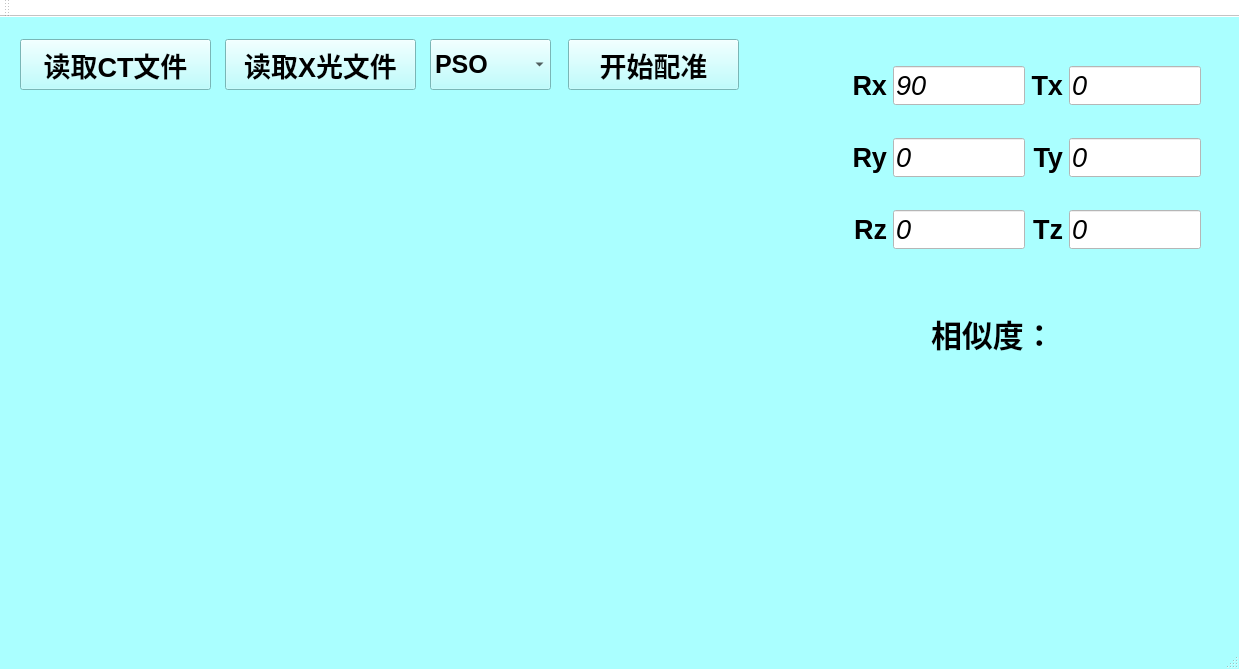
<?xml version="1.0" encoding="UTF-8"?>
<ui version="4.0">
 <class>MainWindowClass</class>
 <widget class="QMainWindow" name="MainWindowClass">
  <property name="windowModality">
   <enum>Qt::ApplicationModal</enum>
  </property>
  <property name="geometry">
   <rect>
    <x>0</x>
    <y>0</y>
    <width>1239</width>
    <height>669</height>
   </rect>
  </property>
  <property name="palette">
   <palette>
    <active>
     <colorrole role="Light">
      <brush brushstyle="SolidPattern">
       <color alpha="255">
        <red>170</red>
        <green>255</green>
        <blue>255</blue>
       </color>
      </brush>
     </colorrole>
     <colorrole role="Base">
      <brush brushstyle="SolidPattern">
       <color alpha="255">
        <red>255</red>
        <green>255</green>
        <blue>255</blue>
       </color>
      </brush>
     </colorrole>
     <colorrole role="Window">
      <brush brushstyle="SolidPattern">
       <color alpha="255">
        <red>170</red>
        <green>255</green>
        <blue>255</blue>
       </color>
      </brush>
     </colorrole>
    </active>
    <inactive>
     <colorrole role="Light">
      <brush brushstyle="SolidPattern">
       <color alpha="255">
        <red>170</red>
        <green>255</green>
        <blue>255</blue>
       </color>
      </brush>
     </colorrole>
     <colorrole role="Base">
      <brush brushstyle="SolidPattern">
       <color alpha="255">
        <red>255</red>
        <green>255</green>
        <blue>255</blue>
       </color>
      </brush>
     </colorrole>
     <colorrole role="Window">
      <brush brushstyle="SolidPattern">
       <color alpha="255">
        <red>170</red>
        <green>255</green>
        <blue>255</blue>
       </color>
      </brush>
     </colorrole>
    </inactive>
    <disabled>
     <colorrole role="Light">
      <brush brushstyle="SolidPattern">
       <color alpha="255">
        <red>170</red>
        <green>255</green>
        <blue>255</blue>
       </color>
      </brush>
     </colorrole>
     <colorrole role="Base">
      <brush brushstyle="SolidPattern">
       <color alpha="255">
        <red>170</red>
        <green>255</green>
        <blue>255</blue>
       </color>
      </brush>
     </colorrole>
     <colorrole role="Window">
      <brush brushstyle="SolidPattern">
       <color alpha="255">
        <red>170</red>
        <green>255</green>
        <blue>255</blue>
       </color>
      </brush>
     </colorrole>
    </disabled>
   </palette>
  </property>
  <property name="windowTitle">
   <string>杭州师范大学医学影像配准程序</string>
  </property>
  <widget class="QWidget" name="centralWidget">
   <property name="minimumSize">
    <size>
     <width>1200</width>
     <height>500</height>
    </size>
   </property>
   <layout class="QHBoxLayout" name="horizontalLayout">
    <item>
     <widget class="QWidget" name="widget" native="true">
      <property name="enabled">
       <bool>true</bool>
      </property>
      <widget class="QWidget" name="paraWidget" native="true">
       <property name="geometry">
        <rect>
         <x>830</x>
         <y>0</y>
         <width>371</width>
         <height>261</height>
        </rect>
       </property>
       <property name="palette">
        <palette>
         <active>
          <colorrole role="Light">
           <brush brushstyle="SolidPattern">
            <color alpha="255">
             <red>255</red>
             <green>255</green>
             <blue>255</blue>
            </color>
           </brush>
          </colorrole>
          <colorrole role="Base">
           <brush brushstyle="SolidPattern">
            <color alpha="255">
             <red>255</red>
             <green>255</green>
             <blue>255</blue>
            </color>
           </brush>
          </colorrole>
          <colorrole role="Window">
           <brush brushstyle="SolidPattern">
            <color alpha="255">
             <red>255</red>
             <green>255</green>
             <blue>255</blue>
            </color>
           </brush>
          </colorrole>
         </active>
         <inactive>
          <colorrole role="Light">
           <brush brushstyle="SolidPattern">
            <color alpha="255">
             <red>255</red>
             <green>255</green>
             <blue>255</blue>
            </color>
           </brush>
          </colorrole>
          <colorrole role="Base">
           <brush brushstyle="SolidPattern">
            <color alpha="255">
             <red>255</red>
             <green>255</green>
             <blue>255</blue>
            </color>
           </brush>
          </colorrole>
          <colorrole role="Window">
           <brush brushstyle="SolidPattern">
            <color alpha="255">
             <red>255</red>
             <green>255</green>
             <blue>255</blue>
            </color>
           </brush>
          </colorrole>
         </inactive>
         <disabled>
          <colorrole role="Light">
           <brush brushstyle="SolidPattern">
            <color alpha="255">
             <red>255</red>
             <green>255</green>
             <blue>255</blue>
            </color>
           </brush>
          </colorrole>
          <colorrole role="Base">
           <brush brushstyle="SolidPattern">
            <color alpha="255">
             <red>255</red>
             <green>255</green>
             <blue>255</blue>
            </color>
           </brush>
          </colorrole>
          <colorrole role="Window">
           <brush brushstyle="SolidPattern">
            <color alpha="255">
             <red>255</red>
             <green>255</green>
             <blue>255</blue>
            </color>
           </brush>
          </colorrole>
         </disabled>
        </palette>
       </property>
       <layout class="QGridLayout" name="gridLayout">
        <item row="0" column="3">
         <widget class="QLineEdit" name="tx">
          <property name="font">
           <font>
            <pointsize>20</pointsize>
            <weight>50</weight>
            <italic>true</italic>
            <bold>false</bold>
           </font>
          </property>
          <property name="text">
           <string>0</string>
          </property>
         </widget>
        </item>
        <item row="2" column="2">
         <widget class="QLabel" name="label_tz">
          <property name="font">
           <font>
            <pointsize>20</pointsize>
            <weight>75</weight>
            <bold>true</bold>
           </font>
          </property>
          <property name="text">
           <string>Tz</string>
          </property>
          <property name="alignment">
           <set>Qt::AlignRight|Qt::AlignTrailing|Qt::AlignVCenter</set>
          </property>
         </widget>
        </item>
        <item row="0" column="2">
         <widget class="QLabel" name="label_tx">
          <property name="font">
           <font>
            <pointsize>20</pointsize>
            <weight>75</weight>
            <bold>true</bold>
           </font>
          </property>
          <property name="text">
           <string>Tx</string>
          </property>
          <property name="alignment">
           <set>Qt::AlignRight|Qt::AlignTrailing|Qt::AlignVCenter</set>
          </property>
         </widget>
        </item>
        <item row="1" column="2">
         <widget class="QLabel" name="label_ty">
          <property name="font">
           <font>
            <pointsize>20</pointsize>
            <weight>75</weight>
            <bold>true</bold>
           </font>
          </property>
          <property name="text">
           <string>Ty</string>
          </property>
          <property name="alignment">
           <set>Qt::AlignRight|Qt::AlignTrailing|Qt::AlignVCenter</set>
          </property>
         </widget>
        </item>
        <item row="2" column="0">
         <widget class="QLabel" name="label_rz">
          <property name="font">
           <font>
            <pointsize>20</pointsize>
            <weight>75</weight>
            <bold>true</bold>
           </font>
          </property>
          <property name="text">
           <string>Rz</string>
          </property>
          <property name="alignment">
           <set>Qt::AlignRight|Qt::AlignTrailing|Qt::AlignVCenter</set>
          </property>
         </widget>
        </item>
        <item row="1" column="1">
         <widget class="QLineEdit" name="ry">
          <property name="font">
           <font>
            <pointsize>20</pointsize>
            <weight>50</weight>
            <italic>true</italic>
            <bold>false</bold>
           </font>
          </property>
          <property name="text">
           <string>0</string>
          </property>
         </widget>
        </item>
        <item row="0" column="0">
         <widget class="QLabel" name="label_rx">
          <property name="font">
           <font>
            <pointsize>20</pointsize>
            <weight>75</weight>
            <bold>true</bold>
           </font>
          </property>
          <property name="text">
           <string>Rx</string>
          </property>
          <property name="alignment">
           <set>Qt::AlignRight|Qt::AlignTrailing|Qt::AlignVCenter</set>
          </property>
         </widget>
        </item>
        <item row="1" column="3">
         <widget class="QLineEdit" name="ty">
          <property name="font">
           <font>
            <pointsize>20</pointsize>
            <weight>50</weight>
            <italic>true</italic>
            <bold>false</bold>
           </font>
          </property>
          <property name="text">
           <string>0</string>
          </property>
         </widget>
        </item>
        <item row="0" column="1">
         <widget class="QLineEdit" name="rx">
          <property name="enabled">
           <bool>true</bool>
          </property>
          <property name="font">
           <font>
            <pointsize>20</pointsize>
            <weight>50</weight>
            <italic>true</italic>
            <bold>false</bold>
           </font>
          </property>
          <property name="text">
           <string>90</string>
          </property>
          <property name="clearButtonEnabled">
           <bool>false</bool>
          </property>
         </widget>
        </item>
        <item row="1" column="0">
         <widget class="QLabel" name="label_ry">
          <property name="font">
           <font>
            <pointsize>20</pointsize>
            <weight>75</weight>
            <bold>true</bold>
           </font>
          </property>
          <property name="text">
           <string>Ry</string>
          </property>
          <property name="alignment">
           <set>Qt::AlignRight|Qt::AlignTrailing|Qt::AlignVCenter</set>
          </property>
         </widget>
        </item>
        <item row="2" column="1">
         <widget class="QLineEdit" name="rz">
          <property name="font">
           <font>
            <pointsize>20</pointsize>
            <weight>50</weight>
            <italic>true</italic>
            <bold>false</bold>
           </font>
          </property>
          <property name="text">
           <string>0</string>
          </property>
         </widget>
        </item>
        <item row="2" column="3">
         <widget class="QLineEdit" name="tz">
          <property name="font">
           <font>
            <pointsize>20</pointsize>
            <weight>50</weight>
            <italic>true</italic>
            <bold>false</bold>
           </font>
          </property>
          <property name="text">
           <string>0</string>
          </property>
         </widget>
        </item>
       </layout>
      </widget>
      <widget class="QLabel" name="label_similarity">
       <property name="geometry">
        <rect>
         <x>870</x>
         <y>340</y>
         <width>291</width>
         <height>141</height>
        </rect>
       </property>
       <property name="font">
        <font>
         <pointsize>27</pointsize>
         <weight>75</weight>
         <bold>true</bold>
        </font>
       </property>
       <property name="text">
        <string/>
       </property>
      </widget>
      <widget class="QLabel" name="similarity">
       <property name="geometry">
        <rect>
         <x>920</x>
         <y>280</y>
         <width>181</width>
         <height>51</height>
        </rect>
       </property>
       <property name="font">
        <font>
         <pointsize>23</pointsize>
         <weight>75</weight>
         <bold>true</bold>
        </font>
       </property>
       <property name="text">
        <string>相似度：</string>
       </property>
      </widget>
      <widget class="QWidget" name="mainWidget" native="true">
       <property name="geometry">
        <rect>
         <x>0</x>
         <y>0</y>
         <width>831</width>
         <height>121</height>
        </rect>
       </property>
       <widget class="QPushButton" name="btn_registration">
        <property name="geometry">
         <rect>
          <x>557</x>
          <y>11</y>
          <width>171</width>
          <height>51</height>
         </rect>
        </property>
        <property name="palette">
         <palette>
          <active>
           <colorrole role="Button">
            <brush brushstyle="SolidPattern">
             <color alpha="255">
              <red>170</red>
              <green>255</green>
              <blue>255</blue>
             </color>
            </brush>
           </colorrole>
           <colorrole role="Midlight">
            <brush brushstyle="SolidPattern">
             <color alpha="255">
              <red>170</red>
              <green>255</green>
              <blue>255</blue>
             </color>
            </brush>
           </colorrole>
           <colorrole role="BrightText">
            <brush brushstyle="SolidPattern">
             <color alpha="255">
              <red>170</red>
              <green>255</green>
              <blue>255</blue>
             </color>
            </brush>
           </colorrole>
           <colorrole role="Base">
            <brush brushstyle="SolidPattern">
             <color alpha="255">
              <red>170</red>
              <green>255</green>
              <blue>255</blue>
             </color>
            </brush>
           </colorrole>
           <colorrole role="Window">
            <brush brushstyle="SolidPattern">
             <color alpha="255">
              <red>170</red>
              <green>255</green>
              <blue>255</blue>
             </color>
            </brush>
           </colorrole>
           <colorrole role="HighlightedText">
            <brush brushstyle="SolidPattern">
             <color alpha="255">
              <red>170</red>
              <green>255</green>
              <blue>255</blue>
             </color>
            </brush>
           </colorrole>
           <colorrole role="AlternateBase">
            <brush brushstyle="SolidPattern">
             <color alpha="255">
              <red>170</red>
              <green>255</green>
              <blue>255</blue>
             </color>
            </brush>
           </colorrole>
          </active>
          <inactive>
           <colorrole role="Button">
            <brush brushstyle="SolidPattern">
             <color alpha="255">
              <red>170</red>
              <green>255</green>
              <blue>255</blue>
             </color>
            </brush>
           </colorrole>
           <colorrole role="Midlight">
            <brush brushstyle="SolidPattern">
             <color alpha="255">
              <red>170</red>
              <green>255</green>
              <blue>255</blue>
             </color>
            </brush>
           </colorrole>
           <colorrole role="BrightText">
            <brush brushstyle="SolidPattern">
             <color alpha="255">
              <red>170</red>
              <green>255</green>
              <blue>255</blue>
             </color>
            </brush>
           </colorrole>
           <colorrole role="Base">
            <brush brushstyle="SolidPattern">
             <color alpha="255">
              <red>170</red>
              <green>255</green>
              <blue>255</blue>
             </color>
            </brush>
           </colorrole>
           <colorrole role="Window">
            <brush brushstyle="SolidPattern">
             <color alpha="255">
              <red>170</red>
              <green>255</green>
              <blue>255</blue>
             </color>
            </brush>
           </colorrole>
           <colorrole role="HighlightedText">
            <brush brushstyle="SolidPattern">
             <color alpha="255">
              <red>170</red>
              <green>255</green>
              <blue>255</blue>
             </color>
            </brush>
           </colorrole>
           <colorrole role="AlternateBase">
            <brush brushstyle="SolidPattern">
             <color alpha="255">
              <red>170</red>
              <green>255</green>
              <blue>255</blue>
             </color>
            </brush>
           </colorrole>
          </inactive>
          <disabled>
           <colorrole role="Button">
            <brush brushstyle="SolidPattern">
             <color alpha="255">
              <red>170</red>
              <green>255</green>
              <blue>255</blue>
             </color>
            </brush>
           </colorrole>
           <colorrole role="Midlight">
            <brush brushstyle="SolidPattern">
             <color alpha="255">
              <red>170</red>
              <green>255</green>
              <blue>255</blue>
             </color>
            </brush>
           </colorrole>
           <colorrole role="BrightText">
            <brush brushstyle="SolidPattern">
             <color alpha="255">
              <red>170</red>
              <green>255</green>
              <blue>255</blue>
             </color>
            </brush>
           </colorrole>
           <colorrole role="Base">
            <brush brushstyle="SolidPattern">
             <color alpha="255">
              <red>170</red>
              <green>255</green>
              <blue>255</blue>
             </color>
            </brush>
           </colorrole>
           <colorrole role="Window">
            <brush brushstyle="SolidPattern">
             <color alpha="255">
              <red>170</red>
              <green>255</green>
              <blue>255</blue>
             </color>
            </brush>
           </colorrole>
           <colorrole role="HighlightedText">
            <brush brushstyle="SolidPattern">
             <color alpha="255">
              <red>170</red>
              <green>255</green>
              <blue>255</blue>
             </color>
            </brush>
           </colorrole>
           <colorrole role="AlternateBase">
            <brush brushstyle="SolidPattern">
             <color alpha="255">
              <red>170</red>
              <green>255</green>
              <blue>255</blue>
             </color>
            </brush>
           </colorrole>
          </disabled>
         </palette>
        </property>
        <property name="font">
         <font>
          <pointsize>20</pointsize>
          <weight>75</weight>
          <bold>true</bold>
         </font>
        </property>
        <property name="text">
         <string>开始配准</string>
        </property>
       </widget>
       <widget class="QComboBox" name="box_algorithm">
        <property name="geometry">
         <rect>
          <x>419</x>
          <y>11</y>
          <width>121</width>
          <height>51</height>
         </rect>
        </property>
        <property name="palette">
         <palette>
          <active>
           <colorrole role="Button">
            <brush brushstyle="SolidPattern">
             <color alpha="255">
              <red>170</red>
              <green>255</green>
              <blue>255</blue>
             </color>
            </brush>
           </colorrole>
           <colorrole role="Base">
            <brush brushstyle="SolidPattern">
             <color alpha="255">
              <red>170</red>
              <green>255</green>
              <blue>255</blue>
             </color>
            </brush>
           </colorrole>
           <colorrole role="AlternateBase">
            <brush brushstyle="SolidPattern">
             <color alpha="255">
              <red>170</red>
              <green>255</green>
              <blue>255</blue>
             </color>
            </brush>
           </colorrole>
          </active>
          <inactive>
           <colorrole role="Button">
            <brush brushstyle="SolidPattern">
             <color alpha="255">
              <red>170</red>
              <green>255</green>
              <blue>255</blue>
             </color>
            </brush>
           </colorrole>
           <colorrole role="Base">
            <brush brushstyle="SolidPattern">
             <color alpha="255">
              <red>170</red>
              <green>255</green>
              <blue>255</blue>
             </color>
            </brush>
           </colorrole>
           <colorrole role="AlternateBase">
            <brush brushstyle="SolidPattern">
             <color alpha="255">
              <red>170</red>
              <green>255</green>
              <blue>255</blue>
             </color>
            </brush>
           </colorrole>
          </inactive>
          <disabled>
           <colorrole role="Button">
            <brush brushstyle="SolidPattern">
             <color alpha="255">
              <red>170</red>
              <green>255</green>
              <blue>255</blue>
             </color>
            </brush>
           </colorrole>
           <colorrole role="Base">
            <brush brushstyle="SolidPattern">
             <color alpha="255">
              <red>224</red>
              <green>243</green>
              <blue>241</blue>
             </color>
            </brush>
           </colorrole>
           <colorrole role="AlternateBase">
            <brush brushstyle="SolidPattern">
             <color alpha="255">
              <red>170</red>
              <green>255</green>
              <blue>255</blue>
             </color>
            </brush>
           </colorrole>
          </disabled>
         </palette>
        </property>
        <property name="font">
         <font>
          <pointsize>19</pointsize>
          <weight>75</weight>
          <bold>true</bold>
         </font>
        </property>
        <property name="currentText">
         <string>PSO</string>
        </property>
        <item>
         <property name="text">
          <string>PSO</string>
         </property>
        </item>
        <item>
         <property name="text">
          <string>EO</string>
         </property>
        </item>
        <item>
         <property name="text">
          <string>DE</string>
         </property>
        </item>
       </widget>
       <widget class="QPushButton" name="btn_openX">
        <property name="geometry">
         <rect>
          <x>214</x>
          <y>11</y>
          <width>191</width>
          <height>51</height>
         </rect>
        </property>
        <property name="palette">
         <palette>
          <active>
           <colorrole role="Button">
            <brush brushstyle="SolidPattern">
             <color alpha="255">
              <red>170</red>
              <green>255</green>
              <blue>255</blue>
             </color>
            </brush>
           </colorrole>
           <colorrole role="Base">
            <brush brushstyle="SolidPattern">
             <color alpha="255">
              <red>170</red>
              <green>255</green>
              <blue>255</blue>
             </color>
            </brush>
           </colorrole>
           <colorrole role="AlternateBase">
            <brush brushstyle="SolidPattern">
             <color alpha="255">
              <red>170</red>
              <green>255</green>
              <blue>255</blue>
             </color>
            </brush>
           </colorrole>
          </active>
          <inactive>
           <colorrole role="Button">
            <brush brushstyle="SolidPattern">
             <color alpha="255">
              <red>170</red>
              <green>255</green>
              <blue>255</blue>
             </color>
            </brush>
           </colorrole>
           <colorrole role="Base">
            <brush brushstyle="SolidPattern">
             <color alpha="255">
              <red>170</red>
              <green>255</green>
              <blue>255</blue>
             </color>
            </brush>
           </colorrole>
           <colorrole role="AlternateBase">
            <brush brushstyle="SolidPattern">
             <color alpha="255">
              <red>170</red>
              <green>255</green>
              <blue>255</blue>
             </color>
            </brush>
           </colorrole>
          </inactive>
          <disabled>
           <colorrole role="Button">
            <brush brushstyle="SolidPattern">
             <color alpha="255">
              <red>170</red>
              <green>255</green>
              <blue>255</blue>
             </color>
            </brush>
           </colorrole>
           <colorrole role="Base">
            <brush brushstyle="SolidPattern">
             <color alpha="255">
              <red>224</red>
              <green>243</green>
              <blue>241</blue>
             </color>
            </brush>
           </colorrole>
           <colorrole role="AlternateBase">
            <brush brushstyle="SolidPattern">
             <color alpha="255">
              <red>170</red>
              <green>255</green>
              <blue>255</blue>
             </color>
            </brush>
           </colorrole>
          </disabled>
         </palette>
        </property>
        <property name="font">
         <font>
          <pointsize>20</pointsize>
          <weight>75</weight>
          <bold>true</bold>
         </font>
        </property>
        <property name="text">
         <string>读取X光文件</string>
        </property>
       </widget>
       <widget class="QPushButton" name="btn_openCT">
        <property name="geometry">
         <rect>
          <x>9</x>
          <y>11</y>
          <width>191</width>
          <height>51</height>
         </rect>
        </property>
        <property name="palette">
         <palette>
          <active>
           <colorrole role="Button">
            <brush brushstyle="SolidPattern">
             <color alpha="255">
              <red>170</red>
              <green>255</green>
              <blue>255</blue>
             </color>
            </brush>
           </colorrole>
           <colorrole role="Base">
            <brush brushstyle="SolidPattern">
             <color alpha="255">
              <red>170</red>
              <green>255</green>
              <blue>255</blue>
             </color>
            </brush>
           </colorrole>
           <colorrole role="AlternateBase">
            <brush brushstyle="SolidPattern">
             <color alpha="255">
              <red>170</red>
              <green>255</green>
              <blue>255</blue>
             </color>
            </brush>
           </colorrole>
          </active>
          <inactive>
           <colorrole role="Button">
            <brush brushstyle="SolidPattern">
             <color alpha="255">
              <red>170</red>
              <green>255</green>
              <blue>255</blue>
             </color>
            </brush>
           </colorrole>
           <colorrole role="Base">
            <brush brushstyle="SolidPattern">
             <color alpha="255">
              <red>170</red>
              <green>255</green>
              <blue>255</blue>
             </color>
            </brush>
           </colorrole>
           <colorrole role="AlternateBase">
            <brush brushstyle="SolidPattern">
             <color alpha="255">
              <red>170</red>
              <green>255</green>
              <blue>255</blue>
             </color>
            </brush>
           </colorrole>
          </inactive>
          <disabled>
           <colorrole role="Button">
            <brush brushstyle="SolidPattern">
             <color alpha="255">
              <red>170</red>
              <green>255</green>
              <blue>255</blue>
             </color>
            </brush>
           </colorrole>
           <colorrole role="Base">
            <brush brushstyle="SolidPattern">
             <color alpha="255">
              <red>224</red>
              <green>243</green>
              <blue>241</blue>
             </color>
            </brush>
           </colorrole>
           <colorrole role="AlternateBase">
            <brush brushstyle="SolidPattern">
             <color alpha="255">
              <red>170</red>
              <green>255</green>
              <blue>255</blue>
             </color>
            </brush>
           </colorrole>
          </disabled>
         </palette>
        </property>
        <property name="font">
         <font>
          <pointsize>20</pointsize>
          <weight>75</weight>
          <bold>true</bold>
         </font>
        </property>
        <property name="text">
         <string>读取CT文件</string>
        </property>
       </widget>
      </widget>
      <widget class="QWidget" name="imgWidget" native="true">
       <property name="geometry">
        <rect>
         <x>10</x>
         <y>130</y>
         <width>821</width>
         <height>541</height>
        </rect>
       </property>
       <property name="palette">
        <palette>
         <active>
          <colorrole role="Button">
           <brush brushstyle="SolidPattern">
            <color alpha="255">
             <red>0</red>
             <green>0</green>
             <blue>0</blue>
            </color>
           </brush>
          </colorrole>
          <colorrole role="Light">
           <brush brushstyle="SolidPattern">
            <color alpha="255">
             <red>0</red>
             <green>0</green>
             <blue>0</blue>
            </color>
           </brush>
          </colorrole>
          <colorrole role="Midlight">
           <brush brushstyle="SolidPattern">
            <color alpha="255">
             <red>0</red>
             <green>0</green>
             <blue>0</blue>
            </color>
           </brush>
          </colorrole>
          <colorrole role="BrightText">
           <brush brushstyle="SolidPattern">
            <color alpha="255">
             <red>0</red>
             <green>0</green>
             <blue>0</blue>
            </color>
           </brush>
          </colorrole>
          <colorrole role="Base">
           <brush brushstyle="SolidPattern">
            <color alpha="255">
             <red>50</red>
             <green>50</green>
             <blue>50</blue>
            </color>
           </brush>
          </colorrole>
          <colorrole role="Window">
           <brush brushstyle="SolidPattern">
            <color alpha="255">
             <red>34</red>
             <green>34</green>
             <blue>34</blue>
            </color>
           </brush>
          </colorrole>
          <colorrole role="AlternateBase">
           <brush brushstyle="SolidPattern">
            <color alpha="255">
             <red>0</red>
             <green>0</green>
             <blue>0</blue>
            </color>
           </brush>
          </colorrole>
         </active>
         <inactive>
          <colorrole role="Button">
           <brush brushstyle="SolidPattern">
            <color alpha="255">
             <red>0</red>
             <green>0</green>
             <blue>0</blue>
            </color>
           </brush>
          </colorrole>
          <colorrole role="Light">
           <brush brushstyle="SolidPattern">
            <color alpha="255">
             <red>0</red>
             <green>0</green>
             <blue>0</blue>
            </color>
           </brush>
          </colorrole>
          <colorrole role="Midlight">
           <brush brushstyle="SolidPattern">
            <color alpha="255">
             <red>0</red>
             <green>0</green>
             <blue>0</blue>
            </color>
           </brush>
          </colorrole>
          <colorrole role="BrightText">
           <brush brushstyle="SolidPattern">
            <color alpha="255">
             <red>0</red>
             <green>0</green>
             <blue>0</blue>
            </color>
           </brush>
          </colorrole>
          <colorrole role="Base">
           <brush brushstyle="SolidPattern">
            <color alpha="255">
             <red>50</red>
             <green>50</green>
             <blue>50</blue>
            </color>
           </brush>
          </colorrole>
          <colorrole role="Window">
           <brush brushstyle="SolidPattern">
            <color alpha="255">
             <red>34</red>
             <green>34</green>
             <blue>34</blue>
            </color>
           </brush>
          </colorrole>
          <colorrole role="AlternateBase">
           <brush brushstyle="SolidPattern">
            <color alpha="255">
             <red>0</red>
             <green>0</green>
             <blue>0</blue>
            </color>
           </brush>
          </colorrole>
         </inactive>
         <disabled>
          <colorrole role="Button">
           <brush brushstyle="SolidPattern">
            <color alpha="255">
             <red>0</red>
             <green>0</green>
             <blue>0</blue>
            </color>
           </brush>
          </colorrole>
          <colorrole role="Light">
           <brush brushstyle="SolidPattern">
            <color alpha="255">
             <red>0</red>
             <green>0</green>
             <blue>0</blue>
            </color>
           </brush>
          </colorrole>
          <colorrole role="Midlight">
           <brush brushstyle="SolidPattern">
            <color alpha="255">
             <red>0</red>
             <green>0</green>
             <blue>0</blue>
            </color>
           </brush>
          </colorrole>
          <colorrole role="BrightText">
           <brush brushstyle="SolidPattern">
            <color alpha="255">
             <red>0</red>
             <green>0</green>
             <blue>0</blue>
            </color>
           </brush>
          </colorrole>
          <colorrole role="Base">
           <brush brushstyle="SolidPattern">
            <color alpha="255">
             <red>34</red>
             <green>34</green>
             <blue>34</blue>
            </color>
           </brush>
          </colorrole>
          <colorrole role="Window">
           <brush brushstyle="SolidPattern">
            <color alpha="255">
             <red>34</red>
             <green>34</green>
             <blue>34</blue>
            </color>
           </brush>
          </colorrole>
          <colorrole role="AlternateBase">
           <brush brushstyle="SolidPattern">
            <color alpha="255">
             <red>0</red>
             <green>0</green>
             <blue>0</blue>
            </color>
           </brush>
          </colorrole>
         </disabled>
        </palette>
       </property>
       <property name="cursor">
        <cursorShape>CrossCursor</cursorShape>
       </property>
       <widget class="QLabel" name="drr_label">
        <property name="geometry">
         <rect>
          <x>20</x>
          <y>80</y>
          <width>350</width>
          <height>350</height>
         </rect>
        </property>
        <property name="text">
         <string/>
        </property>
        <property name="textFormat">
         <enum>Qt::AutoText</enum>
        </property>
        <property name="scaledContents">
         <bool>true</bool>
        </property>
        <property name="alignment">
         <set>Qt::AlignCenter</set>
        </property>
       </widget>
       <widget class="QLabel" name="xray_label">
        <property name="geometry">
         <rect>
          <x>400</x>
          <y>80</y>
          <width>350</width>
          <height>350</height>
         </rect>
        </property>
        <property name="text">
         <string/>
        </property>
        <property name="scaledContents">
         <bool>true</bool>
        </property>
        <property name="alignment">
         <set>Qt::AlignCenter</set>
        </property>
       </widget>
       <widget class="QLabel" name="drr_label_2">
        <property name="geometry">
         <rect>
          <x>0</x>
          <y>300</y>
          <width>250</width>
          <height>250</height>
         </rect>
        </property>
        <property name="text">
         <string/>
        </property>
        <property name="textFormat">
         <enum>Qt::AutoText</enum>
        </property>
        <property name="scaledContents">
         <bool>true</bool>
        </property>
        <property name="alignment">
         <set>Qt::AlignCenter</set>
        </property>
       </widget>
       <widget class="QLabel" name="xray_label_2">
        <property name="geometry">
         <rect>
          <x>440</x>
          <y>300</y>
          <width>250</width>
          <height>250</height>
         </rect>
        </property>
        <property name="text">
         <string/>
        </property>
        <property name="scaledContents">
         <bool>true</bool>
        </property>
        <property name="alignment">
         <set>Qt::AlignCenter</set>
        </property>
       </widget>
      </widget>
      <widget class="QProgressBar" name="progressBar">
       <property name="geometry">
        <rect>
         <x>1000</x>
         <y>620</y>
         <width>191</width>
         <height>23</height>
        </rect>
       </property>
       <property name="maximum">
        <number>0</number>
       </property>
       <property name="value">
        <number>-1</number>
       </property>
      </widget>
      <widget class="QLabel" name="label_similarity_2">
       <property name="geometry">
        <rect>
         <x>950</x>
         <y>560</y>
         <width>131</width>
         <height>51</height>
        </rect>
       </property>
       <property name="text">
        <string/>
       </property>
      </widget>
     </widget>
    </item>
   </layout>
  </widget>
  <widget class="QToolBar" name="mainToolBar">
   <property name="enabled">
    <bool>true</bool>
   </property>
   <property name="palette">
    <palette>
     <active>
      <colorrole role="Light">
       <brush brushstyle="SolidPattern">
        <color alpha="255">
         <red>255</red>
         <green>255</green>
         <blue>255</blue>
        </color>
       </brush>
      </colorrole>
      <colorrole role="Base">
       <brush brushstyle="SolidPattern">
        <color alpha="255">
         <red>255</red>
         <green>255</green>
         <blue>255</blue>
        </color>
       </brush>
      </colorrole>
      <colorrole role="Window">
       <brush brushstyle="SolidPattern">
        <color alpha="255">
         <red>255</red>
         <green>255</green>
         <blue>255</blue>
        </color>
       </brush>
      </colorrole>
     </active>
     <inactive>
      <colorrole role="Light">
       <brush brushstyle="SolidPattern">
        <color alpha="255">
         <red>255</red>
         <green>255</green>
         <blue>255</blue>
        </color>
       </brush>
      </colorrole>
      <colorrole role="Base">
       <brush brushstyle="SolidPattern">
        <color alpha="255">
         <red>255</red>
         <green>255</green>
         <blue>255</blue>
        </color>
       </brush>
      </colorrole>
      <colorrole role="Window">
       <brush brushstyle="SolidPattern">
        <color alpha="255">
         <red>255</red>
         <green>255</green>
         <blue>255</blue>
        </color>
       </brush>
      </colorrole>
     </inactive>
     <disabled>
      <colorrole role="Light">
       <brush brushstyle="SolidPattern">
        <color alpha="255">
         <red>255</red>
         <green>255</green>
         <blue>255</blue>
        </color>
       </brush>
      </colorrole>
      <colorrole role="Base">
       <brush brushstyle="SolidPattern">
        <color alpha="255">
         <red>255</red>
         <green>255</green>
         <blue>255</blue>
        </color>
       </brush>
      </colorrole>
      <colorrole role="Window">
       <brush brushstyle="SolidPattern">
        <color alpha="255">
         <red>255</red>
         <green>255</green>
         <blue>255</blue>
        </color>
       </brush>
      </colorrole>
     </disabled>
    </palette>
   </property>
   <attribute name="toolBarArea">
    <enum>TopToolBarArea</enum>
   </attribute>
   <attribute name="toolBarBreak">
    <bool>false</bool>
   </attribute>
  </widget>
  <widget class="QStatusBar" name="statusBar"/>
 </widget>
 <layoutdefault spacing="6" margin="11"/>
 <resources>
  <include location="MainWindow.qrc"/>
 </resources>
 <connections/>
</ui>
